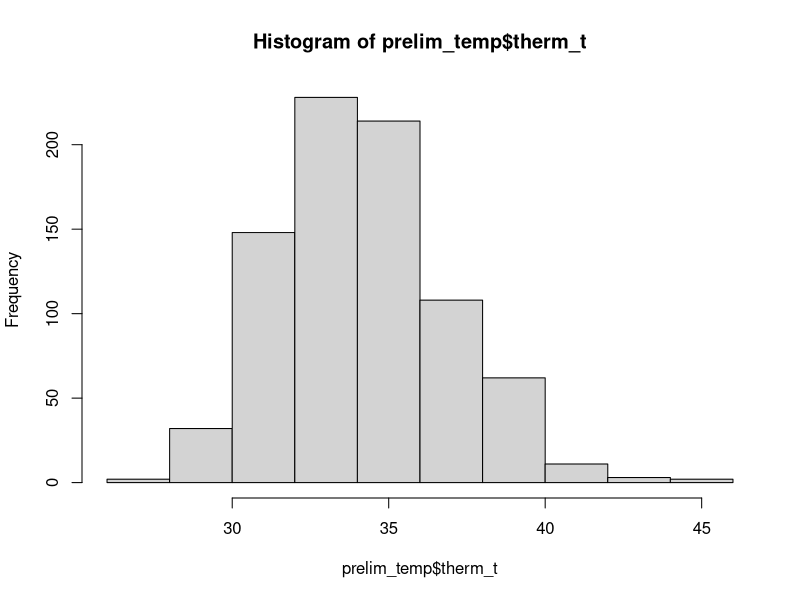
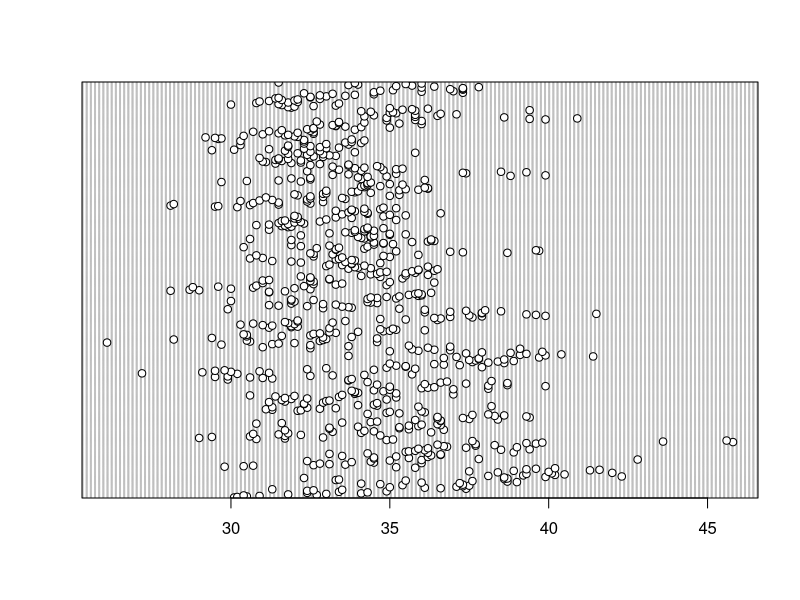
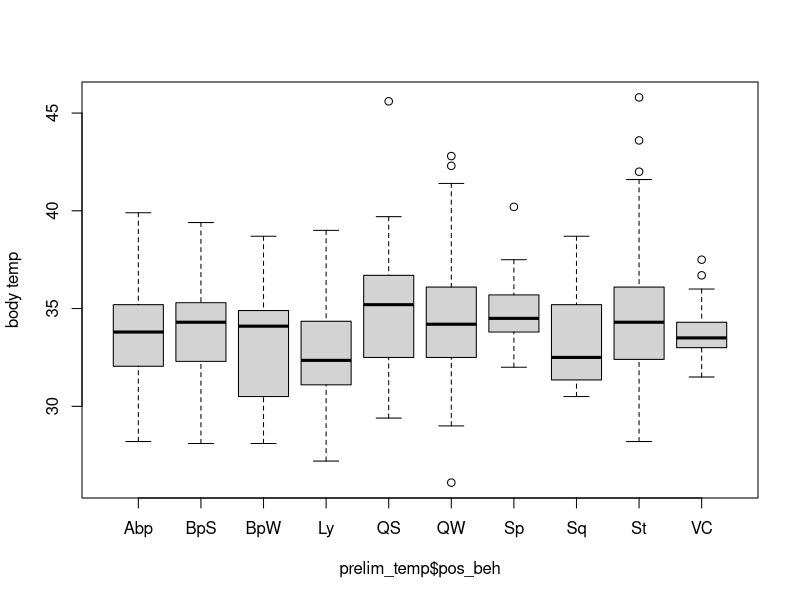
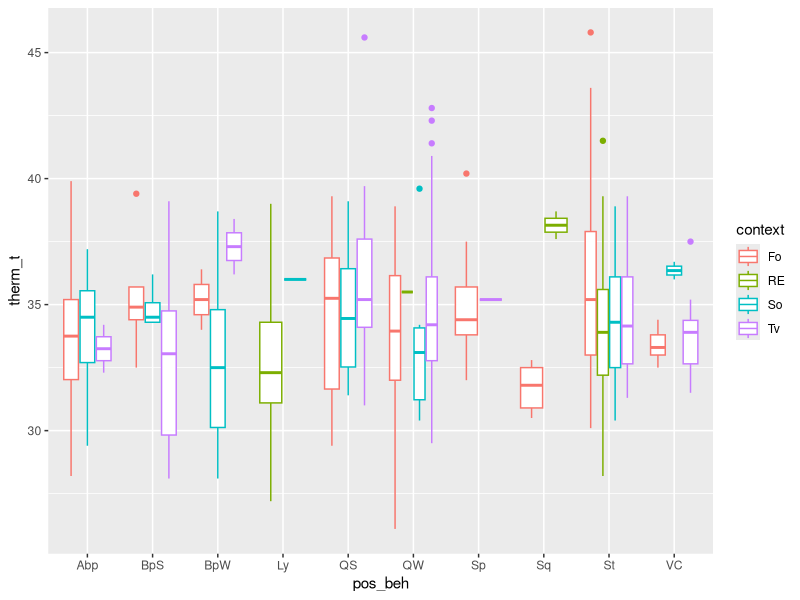
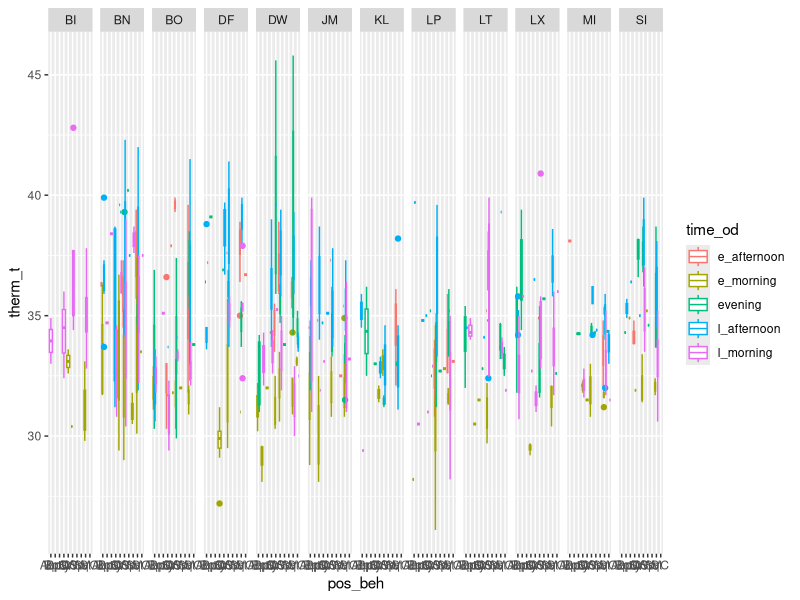

The R script that drew these images, in order: (Note: this script raises an error after producing the figures.)
# load libraries
library(tidyverse) 
library(readr) 
library(lubridate)
library(magrittr)
library(ggplot2)
library(car)
library(emmeans)

#read in data
prelim_tidy <- read_csv("_data/_tidy/prelim_data_tidycols.csv")
View(prelim_tidy)

bipedal_data <- read_csv("_summary/bipedal_table.csv")
View(bipedal_data)

#Omit any missing values:
summary(is.na(prelim_tidy))

prelim_temp<-na.omit(prelim_tidy)
View(prelim_temp)

#Combine positional behaviors into smaller categories
# suspensory = Cb, Br & QM
#Vertical climb and cling together
prelim_temp$pos_beh[prelim_temp$pos_beh == "Cb"] <- "Sp"
prelim_temp$pos_beh[prelim_temp$pos_beh == "Br"] <- "Sp"
prelim_temp$pos_beh[prelim_temp$pos_beh == "QM"] <- "Sp"
prelim_temp$pos_beh[prelim_temp$pos_beh == "Vci"] <- "VC"

###
hist(prelim_temp$therm_t)
dotchart(prelim_temp$therm_t)
boxplot(prelim_temp$therm_t ~ prelim_temp$pos_beh,  ylab="body temp")


# i.	Plot response against each predictor and random effect. 
ggplot(prelim_temp, aes(pos_beh, therm_t, color=context))+
  geom_boxplot()

ggplot(prelim_temp, aes(pos_beh, therm_t, color=time_od))+
  geom_boxplot()+
  facet_grid(.~individual)

##
with(prelim_temp, table(pos_beh, hab_type))
with(prelim_temp, table(pos_beh, time_od))
with(prelim_temp, table(pos_beh, hab_type, time_od))

## choosing models
#### positional behavior on body temp
therm_mod1 <- lm(therm_t ~ pos_beh, data = prelim_temp)

model.matrix(therm_mod1)

summary(therm_mod1)

### multiple linear regression
therm_mod2 <- lm(therm_t ~ pos_beh + time_od + sun, data = prelim_temp)

model.matrix(therm_mod2)

summary(therm_mod2)

###interaction between pos_beh and time of day
therm_mod3 <- lm(therm_t ~ pos_beh*time_od + sun, data = prelim_temp)

model.matrix(therm_mod3)

summary(therm_mod3)

## plus habitat type
therm_mod4 <- lm(therm_t ~ pos_beh + time_od + sun + hab_type, data = prelim_temp)

model.matrix(therm_mod4)

summary(therm_mod4)

### interaction of time of day and sun
therm_mod5 <- lm(therm_t ~ pos_beh + time_od*sun, data = prelim_temp)

model.matrix(therm_mod5)

summary(therm_mod5)

#### Model testing
###AIC
AIC(therm_mod1, therm_mod2, therm_mod3, therm_mod4, therm_mod5, therm_mod6, therm_mod7)


### plus individual random effect
## GLMER ##
library(lme4)
therm_mod6 <- lmer(therm_t ~ pos_beh + time_od*sun + (1|individual), data = prelim_temp)

summary(therm_mod6)

#extract residuals
E1 <- resid(therm_mod6, type = "pearson")

#plot fitted vs residuals
F1 <- fitted(therm_mod6, type = "response")

plot(x = F1, 
     y = E1, 
     xlab = "Fitted values",
     ylab = "Pearson residuals", 
     cex.lab = 1.5)
abline(h = 0, lty = 2)


##plus context random effect
therm_mod7 <- lmer(therm_t ~ pos_beh + time_od*sun + (1|individual) + (1|context), data = prelim_temp)

summary(therm_mod7)

#extract residuals
E2 <- resid(therm_mod7, type = "pearson")

#plot fitted vs residuals
F2 <- fitted(therm_mod7, type = "response")

plot(x = F2, 
     y = E2, 
     xlab = "Fitted values",
     ylab = "Pearson residuals", 
     cex.lab = 1.5)
abline(h = 0, lty = 2)

###with habitat type
therm_mod8 <- lmer(therm_t ~ pos_beh + time_od*sun + hab_type + (1|individual) + (1|context), data = prelim_temp)

summary(therm_mod8)

#extract residuals
E3 <- resid(therm_mod8, type = "pearson")

#plot fitted vs residuals
F3 <- fitted(therm_mod8, type = "response")

plot(x = F3, 
     y = E3, 
     xlab = "Fitted values",
     ylab = "Pearson residuals", 
     cex.lab = 1.5)
abline(h = 0, lty = 2)

#### Model testing
###AIC
AIC(therm_mod1, therm_mod2, therm_mod3, therm_mod4, therm_mod5, therm_mod6, therm_mod7, therm_mod8)
